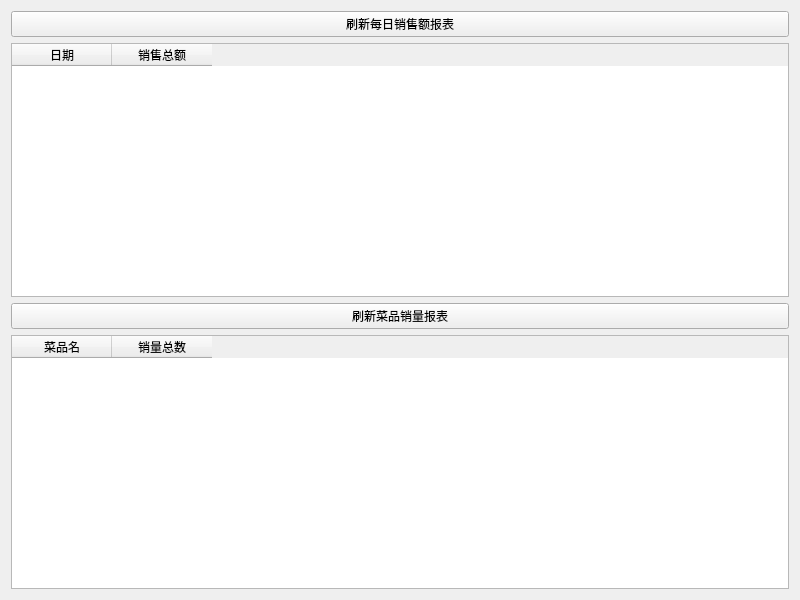
<?xml version="1.0" encoding="UTF-8"?>
<ui version="4.0">
 <class>ReportManager</class>
 <widget class="QWidget" name="ReportManager">
  <property name="geometry">
   <rect>
    <x>0</x>
    <y>0</y>
    <width>800</width>
    <height>600</height>
   </rect>
  </property>
  <layout class="QVBoxLayout" name="verticalLayout">
   <item>
    <widget class="QPushButton" name="dailySalesButton">
     <property name="text">
      <string>刷新每日销售额报表</string>
     </property>
    </widget>
   </item>
   <item>
    <widget class="QTableWidget" name="dailySalesTableWidget">
     <column>
      <property name="text">
       <string>日期</string>
      </property>
     </column>
     <column>
      <property name="text">
       <string>销售总额</string>
      </property>
     </column>
    </widget>
   </item>
   <item>
    <widget class="QPushButton" name="menuItemSalesButton">
     <property name="text">
      <string>刷新菜品销量报表</string>
     </property>
    </widget>
   </item>
   <item>
    <widget class="QTableWidget" name="menuItemSalesTableWidget">
     <column>
      <property name="text">
       <string>菜品名</string>
      </property>
     </column>
     <column>
      <property name="text">
       <string>销量总数</string>
      </property>
     </column>
    </widget>
   </item>
  </layout>
 </widget>
 <resources/>
 <connections/>
</ui>
